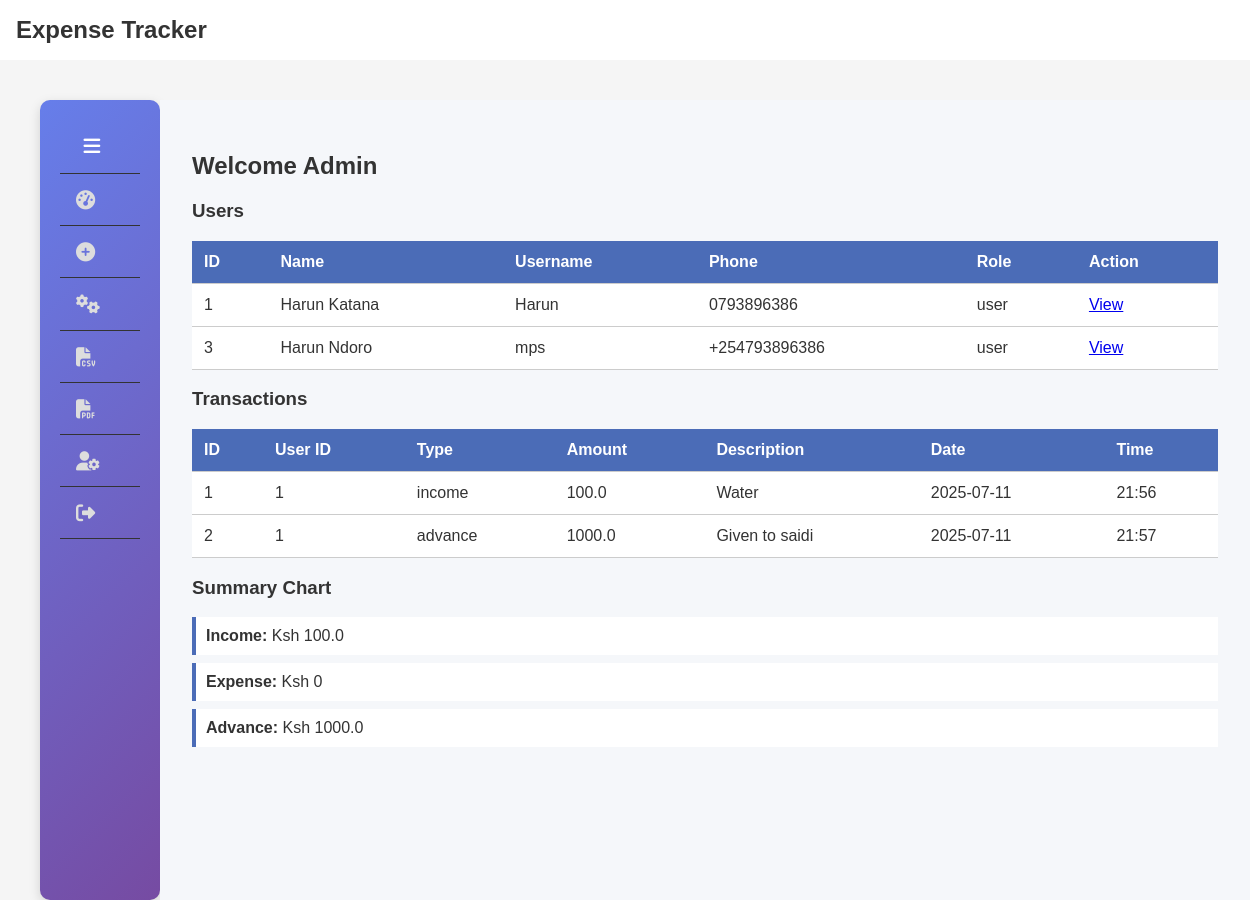
/dashboard (signed in), run on the app's committed database.
### tables this page shows
CREATE TABLE users (
            id INTEGER PRIMARY KEY AUTOINCREMENT,
            name TEXT,
            phone TEXT,
            username TEXT UNIQUE,
            password TEXT,
            role TEXT
        );

CREATE TABLE transactions (
            id INTEGER PRIMARY KEY AUTOINCREMENT,
            user_id INTEGER,
            type TEXT,  -- income, expense, advance
            amount REAL,
            description TEXT,
            date TEXT,
            time TEXT,
            FOREIGN KEY(user_id) REFERENCES users(id)
        );

### app.py (the view, shortened to what this page needs)
@app.route('/dashboard', methods=['GET', 'POST'])
@login_required
def dashboard():
    db = get_db()
    user = session['user']
    start_date = request.form.get('start_date')
    end_date = request.form.get('end_date')
    search = request.form.get('search')
    params = []
    if user['role'] == 'admin':
        query = "SELECT * FROM transactions WHERE 1=1"
        if start_date and end_date:
            query += " AND date BETWEEN ? AND ?"
            params += [start_date, end_date]
        if search:
            query += " AND (description LIKE ? OR amount LIKE ?)"
            params += [f"%{search}%", f"%{search}%"]
        query += " ORDER BY date DESC"
        transactions = db.execute(query, params).fetchall()
        users = db.execute("SELECT * FROM users WHERE username != 'admin'").fetchall()
        labels = ['income', 'expense', 'advance']
        chart_data = [db.execute("SELECT SUM(amount) FROM transactions WHERE type=?", (label,)).fetchone()[0] or 0 for label in labels]
        return render_template('admin_panel.html', users=users, transactions=transactions, labels=labels, data=chart_data, zip=zip)

### app.py (called while the page is built)
@app.context_processor
def inject_settings():
    db = get_db()
    try:
        settings_data = db.execute("SELECT key, value FROM settings").fetchall()
        return {
            'settings': {row['key']: row['value'] for row in settings_data}
        }
    except Exception:
        return {'settings': {}}

def login_required(f):
    @wraps(f)
    def decorated(*args, **kwargs):
        if 'user' not in session:
            flash("Login required")
            return redirect(url_for('login'))
        return f(*args, **kwargs)
    return decorated

### database.py (called while the page is built)
def get_db():
    if 'db' not in g:
        g.db = sqlite3.connect(DATABASE)
        g.db.row_factory = sqlite3.Row
        g.db.execute('PRAGMA foreign_keys = ON')  # Enforce foreign key constraints
    return g.db

### templates/admin_panel.html (shortened to what this page needs)
{% extends "base.html" %}
{% block content %}
<link rel="stylesheet" href="https://cdnjs.cloudflare.com/ajax/libs/font-awesome/6.4.0/css/all.min.css">
<div class="container">
  <div class="sidebar" id="sidebar">
    <div class="toggle-btn" onclick="toggleSidebar()">
      <i class="fas fa-bars"></i>
    </div>
    <ul>
      <li><a href="#" onclick="showSection('main')"><i class="fas fa-tachometer-alt"></i><span class="label"> Dashboard</span></a></li>
      <li><a href="/add"><i class="fas fa-plus-circle"></i><span class="label"> Add Transaction</span></a></li>
      <li><a href="#" onclick="showSection('settings-section')"><i class="fas fa-cogs"></i><span class="label"> Settings</span></a></li>
      <li><a href="/download"><i class="fas fa-file-csv"></i><span class="label"> Download CSV</span></a></li>
      <li><a href="/download/pdf"><i class="fas fa-file-pdf"></i><span class="label"> Download PDF</span></a></li>
      <li><a href="/account"><i class="fas fa-user-cog"></i><span class="label"> Account</span></a></li>
      <li><a href="/logout"><i class="fas fa-sign-out-alt"></i><span class="label"> Logout</span></a></li>
    </ul>
  </div>
  <div class="main">
    <div id="main">
      <h2>Welcome Admin</h2>
      <h3>Users</h3>
      <table>
        <tr><th>ID</th><th>Name</th><th>Username</th><th>Phone</th><th>Role</th><th>Action</th></tr>
        {% for user in users %}
          <tr>
            <td>{{ user.id }}</td>
            <td>{{ user.name }}</td>
            <td>{{ user.username }}</td>
            <td>{{ user.phone }}</td>
            <td>{{ user.role }}</td>
            <td><a href="{{ url_for('user_activity', user_id=user.id) }}">View</a></td>
          </tr>
        {% endfor %}
      </table>
      <h3>Transactions</h3>
      <table>
        <tr><th>ID</th><th>User ID</th><th>Type</th><th>Amount</th><th>Description</th><th>Date</th><th>Time</th></tr>
        {% for tx in transactions %}
          <tr>
            <td>{{ tx.id }}</td>
            <td>{{ tx.user_id }}</td>
            <td>{{ tx.type }}</td>
            <td>{{ tx.amount }}</td>
            <td>{{ tx.description }}</td>
            <td>{{ tx.date }}</td>
            <td>{{ tx.time }}</td>
          </tr>
        {% endfor %}
      </table>
      <div class="chart">
        <h3>Summary Chart</h3>
        <ul>
          {% for label, value in zip(labels, data) %}
            <li><strong>{{ label.title() }}:</strong> Ksh {{ value }}</li>
          {% endfor %}
        </ul>
      </div>
    </div>
  </div>
</div>
{% endblock %}

### templates/base.html (shortened to what this page needs)
<!DOCTYPE html>
<html lang="en">
<head>
    <link rel="stylesheet" href="/static/style.css">
    <link rel="stylesheet" href="https://cdnjs.cloudflare.com/ajax/libs/font-awesome/6.4.0/css/all.min.css">
</head>
<body style="background-color: var(--primary-color, #f5f5f5);">
    <header style="padding: 1rem; background: white; display: flex; align-items: center; justify-content: space-between;">
        <div style="display: flex; align-items: center;">
            <h1 style="margin: 0; font-size: 1.5rem;">{{ settings.get('site_name', 'Expense Tracker') }}</h1>
        </div>
    </header>
    <div class="container">
        {% block content %}{% endblock %}
    </div>
</body>
</html>

### static/style.css (style rules this page uses)
body { margin: 0; font-family: 'Segoe UI', Tahoma, Geneva, Verdana, sans-serif; background-color: #f4f6f8; color: #333; }
.container { padding: 20px; }
.sidebar { width: 220px; background: linear-gradient(135deg, #667eea, #764ba2); color: white; padding: 20px; border-radius: 10px; box-shadow: 0 4px 12px rgba(0,0,0,0.15); animation: slideIn 0.5s ease-in-out; }
.sidebar a { display: block; color: white; text-decoration: none; padding: 10px; border-radius: 6px; transition: background 0.3s ease; font-weight: bold; }
table { width: 100%; border-collapse: collapse; margin-top: 10px; }
th, td { padding: 12px; border-bottom: 1px solid #ddd; text-align: left; }
th { background-color: #4b6cb7; color: white; }

### templates/admin_panel.html (style rules this page uses)
html, body { margin: 0; padding: 0; height: 100%; font-family: Arial, sans-serif; }
.container { display: flex; height: 100vh; width: 100vw; overflow: hidden; }
.sidebar { background-color: #1e1e2f; width: 80px; transition: width 0.3s; overflow: hidden; }
.sidebar .toggle-btn { color: #fff; text-align: center; padding: 1rem; cursor: pointer; border-bottom: 1px solid #333; }
.sidebar ul { list-style: none; padding: 0; margin: 0; }
.sidebar ul li { border-bottom: 1px solid #333; }
.sidebar ul li a { display: flex; align-items: center; padding: 1rem; color: #ddd; text-decoration: none; }
.sidebar i { font-size: 1.2rem; margin-right: 16px; }
.main { flex-grow: 1; padding: 2rem; overflow-y: auto; background-color: #f5f7fa; }
table { width: 100%; border-collapse: collapse; margin-top: 1rem; background: #fff; }
th, td { padding: 12px; border-bottom: 1px solid #ccc; text-align: left; }
th { background-color: #4b6cb7; color: white; }
.chart ul { list-style: none; padding: 0; margin-top: 1rem; }
.chart ul li { padding: 10px; background: white; margin-bottom: 8px; border-left: 4px solid #4b6cb7; }

### data on the page
users: id "1", name "Harun Katana", username "Harun", phone "0793896386", role "user"
users: id "3", name "Harun Ndoro", username "mps", phone "+254793896386", role "user"
transactions: id "1", user_id "1", type "income", amount "100.0", description "Water", date "2025-07-11", time "21:56", title "Income"
transactions: id "2", user_id "1", type "advance", amount "1000.0", description "Given to saidi", date "2025-07-11", time "21:57", title "Advance"

### other printed values
{{ settings.get('site_name', 'Expense Tracker') }} "Expense Tracker"
{{ label.title() }} "Expense"
{{ value }} "0"
